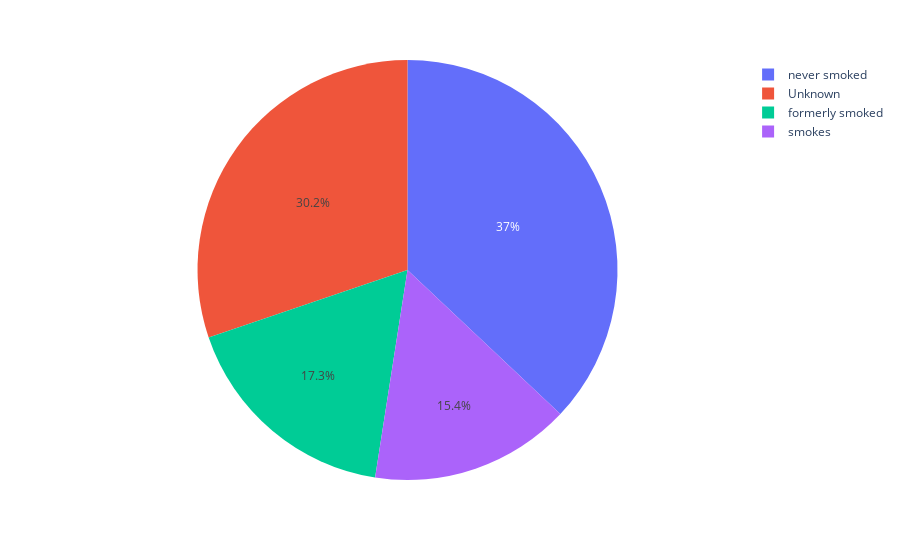

This figure's notebook cell:
### Code cell
px.pie(df_avc, 'smoking_status')

### Figure 1 — Plotly figure (JSON) as saved in the notebook; plotly's stock layout.template omitted (floating-point values rounded to 4 significant figures; data arrays with more than 128 entries replaced by an {"elided": "..."} marker saying what was removed)
{"data": [{"domain": {"x": [0, 1], "y": [0, 1]}, "hovertemplate": "smoking_status=%{label}<extra></extra>", "labels": {"elided": "5110 str values"}, "legendgroup": "", "name": "", "showlegend": true, "type": "pie"}], "layout": {"legend": {"tracegroupgap": 0}, "margin": {"t": 60}}}
